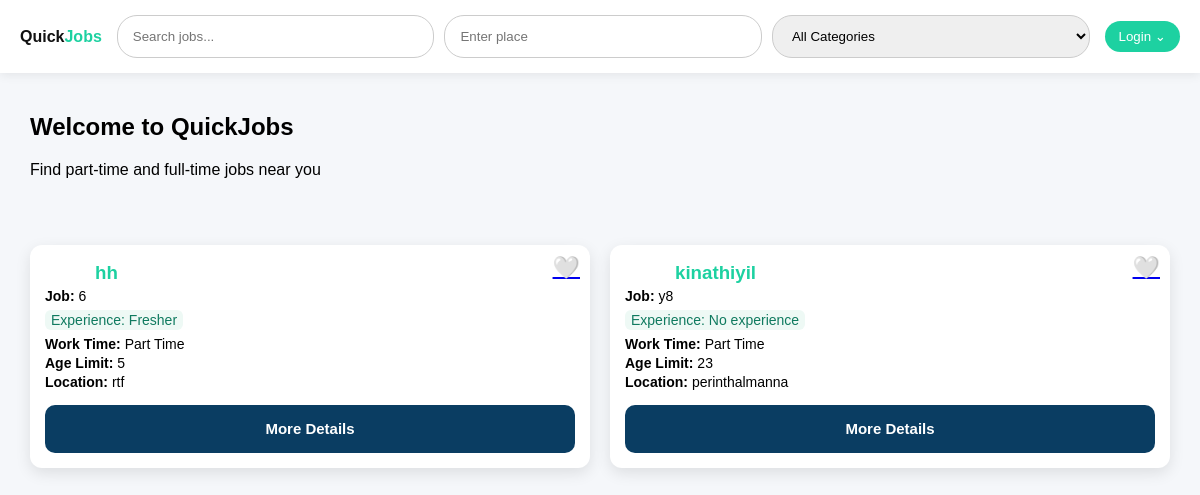
The page / on the database its author committed.
### myapp/models.py (models this page shows, shortened)
class Job(models.Model):
    owner = models.ForeignKey(
        User,
        on_delete=models.CASCADE,
        related_name="jobs",
        null=True,
        blank=True,
    )
    shop_name = models.CharField(
        max_length=150,
    )
    title = models.CharField(
        max_length=150,
    )
    category = models.ForeignKey(
        Category,
        on_delete=models.PROTECT,
        related_name="jobs",
        null=True,
        blank=True,
    )
    experience = models.CharField(
        max_length=100,
        default="Fresher",
    )
    work_time = models.CharField(
        max_length=100,
    )
    age_limit = models.CharField(
        max_length=50,
        blank=True,
    )
    location = models.CharField(
        max_length=100,
    )
    salary = models.CharField(
        max_length=100,
    )
    phone = models.CharField(
        max_length=15,
        validators=[phone_validator],
    )
    description = models.TextField(
        blank=True,
    )
    is_verified = models.BooleanField(
        default=True,
    )
    owner_name = models.CharField(
        max_length=150,
        blank=True
    )
    created_at = models.DateTimeField(
        auto_now_add=True,
    )
    class Meta:
        ordering = ["-created_at"]

### myapp/views.py (the view, shortened to what this page needs)
# urls.py: 2. Add a URL to urlpatterns:  path('', views.home, name='home')
def home(request):
    jobs = (
        Job.objects
        .filter(is_verified=True)
        .select_related("category", "owner")
        .order_by("-id")
    )
    categories = Category.objects.all().order_by("name")
    q = request.GET.get("q", "").strip()
    place = request.GET.get("place", "").strip()
    category_id = request.GET.get("category", "").strip()
    if place:
        jobs = jobs.filter(location__icontains=place)
    if category_id.isdigit():
        jobs = jobs.filter(category_id=int(category_id))
    saved_job_ids = set()
    if request.user.is_authenticated:
        saved_job_ids = set(
            SavedJob.objects.filter(
                user=request.user
            ).values_list("job_id", flat=True)
        )
    return render(
        request,
        "home.html",
        {
            "jobs": jobs,
            "categories": categories,
            "saved_job_ids": saved_job_ids,
        },
    )

### myapp/models.py (called while the page is built)
    def __str__(self):
        return self.name

### templates/home.html (shortened to what this page needs)
{% load static %}
<!DOCTYPE html>
<html lang="en">
<head>
<link rel="stylesheet" href="{% static 'css/home.css' %}">
</head>
<body>
<header class="navbar">
<div class="logo">
<a href="{% url 'home' %}">Quick<span>Jobs</span></a>
</div>
<form class="search-box" method="GET" id="searchForm">
<input
type="text"
class="search"
name="q"
placeholder="Search jobs..."
value="{{ request.GET.q }}"
>
<input
type="text"
class="search"
name="place"
placeholder="Enter place"
value="{{ request.GET.place }}"
>
<select name="category" class="search">
<option value="">All Categories</option>
</select>
</form>
<div class="profile">
<button class="profile-btn" type="button" onclick="toggleProfile()">
{% if user.is_authenticated %}
{{ user.first_name|default:user.username }} ⌄
{% else %}
Login ⌄
{% endif %}
</button>
</div>
</header>
<section class="welcome">
{% if user.is_authenticated %}
<h2>
    Welcome,
    {{ user.profile.full_name|default:user.first_name }}
</h2>
{% else %}
<h2>Welcome to QuickJobs</h2>
{% endif %}
<p>Find part-time and full-time jobs near you</p>
</section>
<section class="job-list">
{% for job in jobs %}
<div class="job-card">
<a href="{% url 'save_job' job.id %}" class="save-icon">
    {% if job.id in saved_job_ids %}
        ❤️
    {% else %}
        🤍
    {% endif %}
</a>
<div class="job-main">
<h3>{{ job.shop_name }}</h3>
<p><b>Job:</b> {{ job.title }}</p>
<p class="exp">Experience: {{ job.experience|default:"Fresher" }}</p>
<p><b>Work Time:</b> {{ job.work_time|default:"Full Time" }}</p>
<p><b>Age Limit:</b> {{ job.age_limit|default:"Not specified" }}</p>
<p><b>Location:</b> {{ job.location }}</p>
</div>
<div class="contact-box">
<a href="{% url 'job_details' job.id %}">
<button class="details-btn">More Details</button>
</a>
</div>
</div>
{% empty %}
<p class="no-job">No jobs available</p>
{% endfor %}
</section>
</body>
</html>

### static/css/home.css (style rules this page uses)
* { box-sizing:border-box; font-family:Arial, sans-serif; }
body { margin:0; background:#f5f7fa; }
.navbar { display:flex; align-items:center; gap:15px; padding:15px 20px; background:white; box-shadow:0 2px 10px rgba(0,0,0,0.08); }
.logo a { text-decoration:none; color:#111; font-weight:700; }
.logo span { color:#1dd1a1; }
.search-box { flex:1; display:flex; gap:10px; flex-wrap:wrap; }
.search, #categoryFilter { flex:1; padding:12px 15px; border-radius:20px; border:1px solid #ccc; outline:none; min-width:180px; }
.profile { position:relative; }
.profile-btn { background:#1dd1a1; border:none; color:white; padding:8px 14px; border-radius:20px; cursor:pointer; }
.welcome { padding:20px 30px; }
.job-list { padding:30px; display:grid; grid-template-columns:repeat(2, 1fr); gap:20px; }
.job-card { background:white; padding:10px; border-radius:12px; box-shadow:0 10px 20px rgba(0,0,0,0.08); transition:0.3s; position:relative; }
.job-card h3 { margin-top:2px; margin-bottom:4px; margin-left:50px; color:#1dd1a1; }
.job-card p { margin:3px 0; font-size:14px; }
.save-icon { position:absolute; top:10px; right:10px; font-size:22px; cursor:pointer; }
.exp { background:#eef9f5; color:#0f7a5f; padding:2px 6px; border-radius:6px; display:inline-block; font-size:12px; margin:2px 0; }
.contact-box { margin-top:6px; background:#f9f9f9; padding:6px; border-radius:10px; display:flex; flex-direction:column; gap:4px; }
.job-main { margin-left:0; }
.contact-box { margin-top:15px; background:none; padding:0; }
.contact-box a { display:block; width:100%; }
.details-btn { width:100%; height:48px; border:none; border-radius:10px; background:#0a3d62; color:white; font-size:15px; font-weight:600; cursor:pointer; }
.navbar { display: flex; justify-content: space-between; align-items: center; gap: 15px; flex-wrap: wrap; }
.search-box { flex: 1; }
.search-box input, .search-box select { flex: 1; min-width: 180px; }
.job-card { background:white; padding:15px; border-radius:12px; box-shadow:0 5px 15px rgba(0,0,0,0.1); }

### rows shown on the page
Job: shop_name "hh", title "6", experience "Fresher", work_time "Part Time", age_limit "5", location "rtf"
Job: shop_name "kinathiyil", title "y8", experience "No experience", work_time "Part Time", age_limit "23", location "perinthalmanna"
